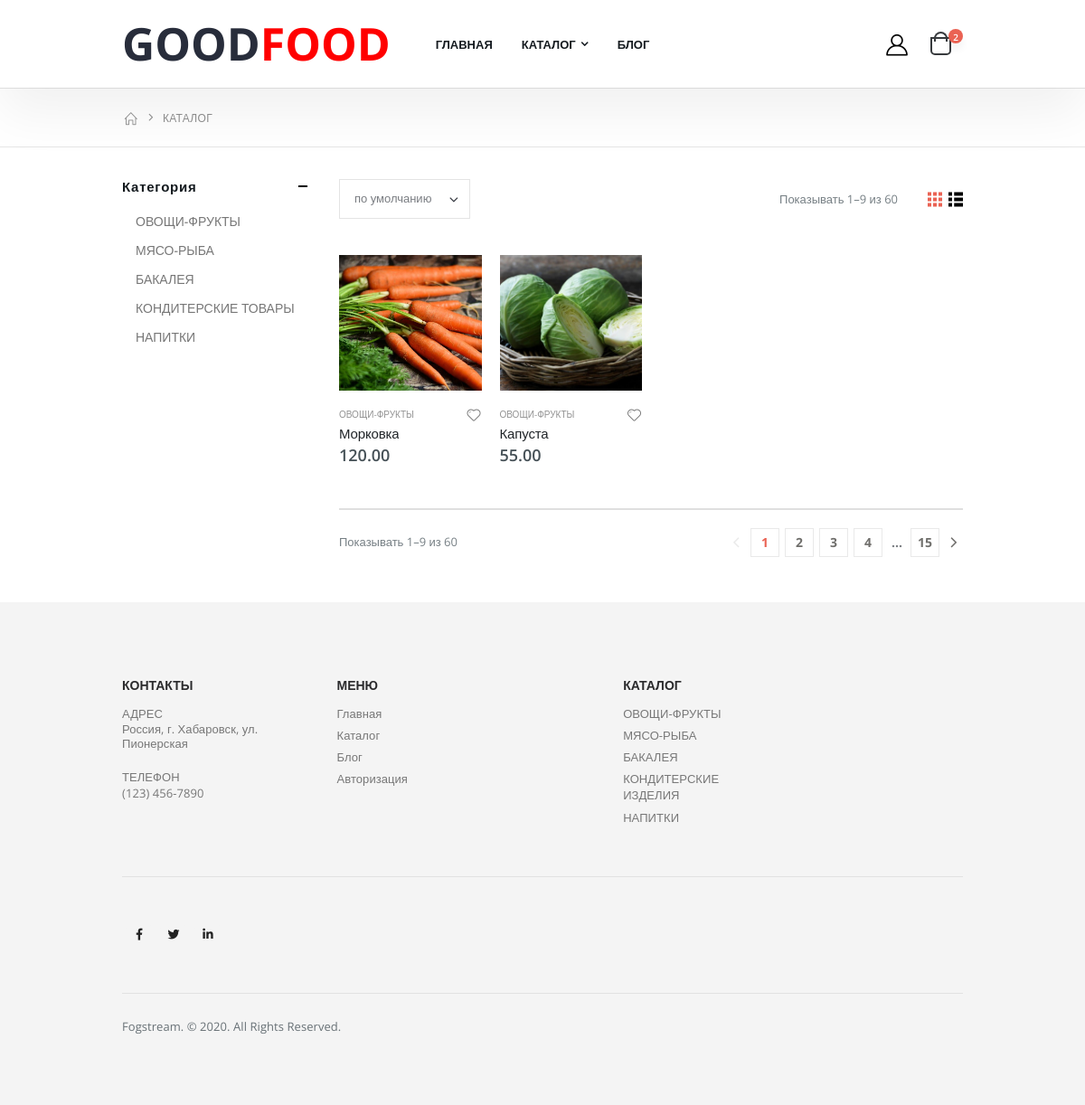
The page /catalog/1 on the database as committed earlier.
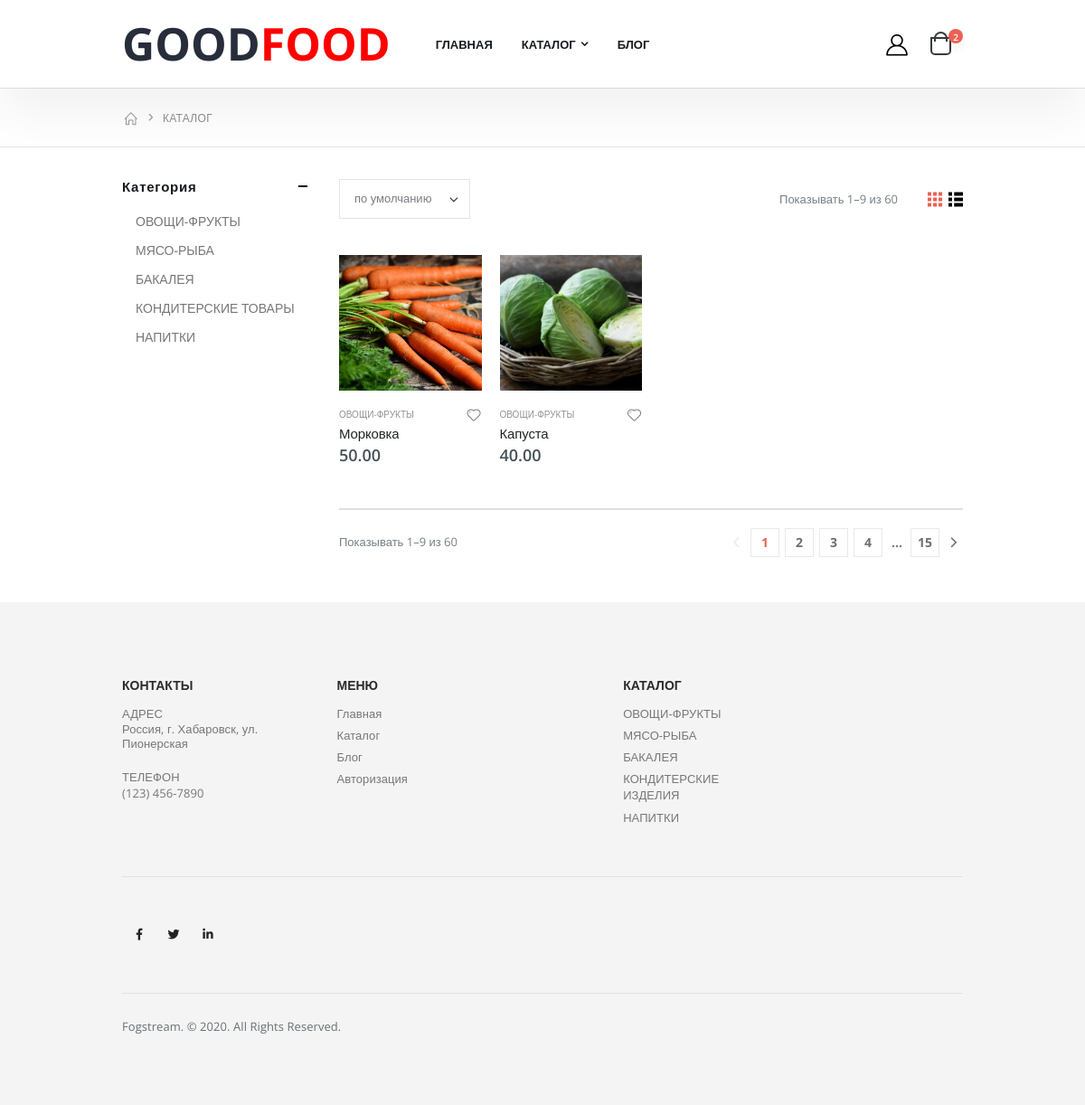
The same page on the database as committed later.
### shop/models.py (models this page shows, shortened)
class Product(models.Model):
    name = models.CharField(max_length=30)
    price = models.DecimalField(decimal_places=2, max_digits=6)
    description = models.TextField()
    category = models.ForeignKey('Category', on_delete=models.CASCADE)
    chosen = models.BooleanField(default=False)
    slider = models.BooleanField(default=False)

class Image(models.Model):
    image = models.ImageField(upload_to='images')
    product = models.ForeignKey('Product', on_delete=models.CASCADE)

class Category(models.Model):
    name = models.CharField(max_length=30)
    def __str__(self):
        return self.name

### shop/views.py (the view)
# urls.py: path('catalog/<int:category_id>', views.catalog, name='catalog'),
def catalog(request, category_id=None):
    if category_id:
        products = Product.objects.filter(category_id=category_id)
    else:
        products = Product.objects.all()
    return render(request, 'catalog.html', {"products": products})

### templates/catalog.html (shortened to what the changed rows need)
{% extends "index.html" %}
{% load static %}
{% block content %}
        <main class="main">
            <div class="container">
                <div class="row">
                    <div class="col-lg-9">
                        <div class="row row-sm">
                            {% for element in products %}
                            <div class="col-6 col-md-4 col-lg-3">
                                <div class="product-default inner-quickview inner-icon">
                                    <figure>
                                        <a href="{% url 'shop:product' element.id %}">
                                            <img src="{{ element.image_set.first.image.url }}">
                                        </a>
                                        <div class="btn-icon-group">
                                            <a href="{% url 'shop:cart' element.id %}"><button class="btn-icon btn-add-cart" data-toggle="modal" data-target="#addCartModal"></button></a>
                                        </div>
                                    </figure>
                                    <div class="product-details">
                                        <div class="category-wrap">
                                            <div class="category-list">
                                                <a href="{% url 'shop:catalog' element.category.id %}" class="product-category">{{ element.category }}</a>
                                            </div>
                                            <a href="#" class="btn-icon-wish"><i class="icon-heart"></i></a>
                                        </div>
                                        <h2 class="product-title">
                                            <a href="{% url 'shop:product' element.id %}">{{ element.name }}</a>
                                        </h2>
                                        <div class="price-box">
                                            <span class="product-price">{{ element.price }}</span>
                                        </div>
                                    </div>
                                </div>
                            </div>
                            {% endfor %}
                        </div>
                    </div>
                </div>
            </div>
        </main>
{% endblock content %}

Rows that differ between the two databases and show on the page:
no longer on this page (row edited): Product: image_set.first.image (picture), category "ОВОЩИ-ФРУКТЫ", name "Капуста", price "55.00"
changed Product "Морковка": price "120.00" → "50.00"
now on this page (row edited): Product: image_set.first.image (picture), category "ОВОЩИ-ФРУКТЫ", name "Капуста", price "40.00"
